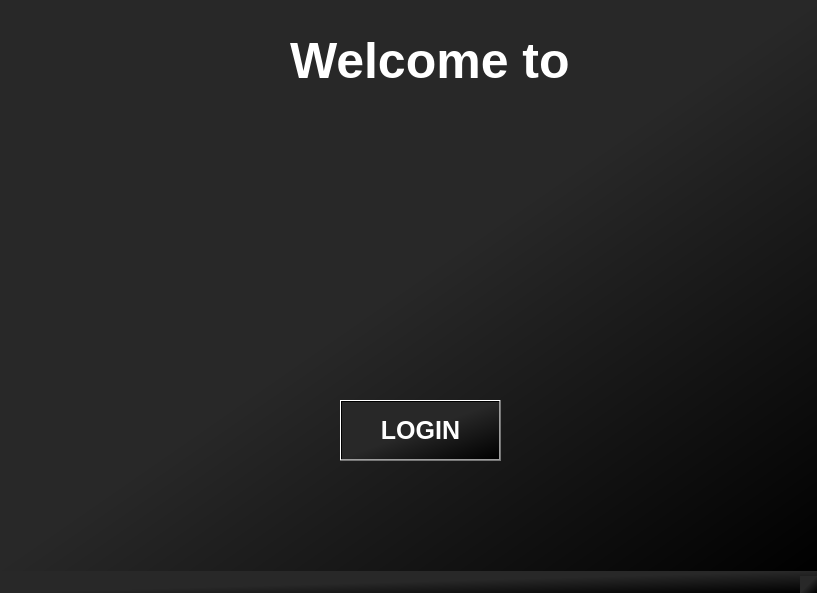
<?xml version="1.0" encoding="UTF-8"?>
<ui version="4.0">
 <class>MainWindow</class>
 <widget class="QMainWindow" name="MainWindow">
  <property name="geometry">
   <rect>
    <x>0</x>
    <y>0</y>
    <width>817</width>
    <height>593</height>
   </rect>
  </property>
  <property name="font">
   <font>
    <family>Arial</family>
    <pointsize>11</pointsize>
    <bold>true</bold>
   </font>
  </property>
  <property name="windowTitle">
   <string>MainWindow</string>
  </property>
  <property name="styleSheet">
   <string notr="true">background-color: rgb(100, 100, 100); /* Gray */
background-color: rgb(0, 0, 0);       /* Black */
background-color: qlineargradient(spread:pad, x1:0, y1:0, x2:1, y2:1, stop:0 rgba(80, 80, 80, 255), stop:1 rgba(0, 0, 0, 255)); /* Gray to Black */
background-color: qlineargradient(spread:reflect, x1:0, y1:0, x2:1, y2:1, stop:0.494318 rgba(40, 40, 40, 255), stop:1 rgba(0, 0, 0, 255)); /* Dark Gray to Black */
</string>
  </property>
  <widget class="QWidget" name="centralwidget">
   <widget class="QPushButton" name="pushButton2">
    <property name="geometry">
     <rect>
      <x>340</x>
      <y>400</y>
      <width>161</width>
      <height>61</height>
     </rect>
    </property>
    <property name="font">
     <font>
      <pointsize>-1</pointsize>
      <bold>true</bold>
     </font>
    </property>
    <property name="styleSheet">
     <string notr="true">font-size: 25px;
color: white;

</string>
    </property>
    <property name="text">
     <string>LOGIN</string>
    </property>
   </widget>
   <widget class="QLabel" name="label">
    <property name="geometry">
     <rect>
      <x>290</x>
      <y>20</y>
      <width>321</width>
      <height>81</height>
     </rect>
    </property>
    <property name="autoFillBackground">
     <bool>false</bool>
    </property>
    <property name="styleSheet">
     <string notr="true">font-size: 50px;
font-weight:900;
color: white;
background-color: transparent;

</string>
    </property>
    <property name="text">
     <string>Welcome to</string>
    </property>
   </widget>
   <widget class="QLabel" name="label_2">
    <property name="geometry">
     <rect>
      <x>0</x>
      <y>0</y>
      <width>821</width>
      <height>571</height>
     </rect>
    </property>
    <property name="font">
     <font>
      <bold>true</bold>
     </font>
    </property>
    <property name="text">
     <string/>
    </property>
    <property name="pixmap">
     <pixmap>../assets/Background.jpg</pixmap>
    </property>
    <property name="scaledContents">
     <bool>true</bool>
    </property>
   </widget>
   <widget class="QLabel" name="label_3">
    <property name="geometry">
     <rect>
      <x>290</x>
      <y>110</y>
      <width>261</width>
      <height>241</height>
     </rect>
    </property>
    <property name="styleSheet">
     <string notr="true">background-color: transparent;</string>
    </property>
    <property name="text">
     <string/>
    </property>
    <property name="pixmap">
     <pixmap>../assets/IMS_logo.png</pixmap>
    </property>
    <property name="scaledContents">
     <bool>true</bool>
    </property>
   </widget>
   <zorder>label_2</zorder>
   <zorder>pushButton2</zorder>
   <zorder>label</zorder>
   <zorder>label_3</zorder>
  </widget>
  <widget class="QMenuBar" name="menubar">
   <property name="geometry">
    <rect>
     <x>0</x>
     <y>0</y>
     <width>817</width>
     <height>25</height>
    </rect>
   </property>
  </widget>
  <widget class="QStatusBar" name="statusbar"/>
 </widget>
 <resources/>
 <connections/>
</ui>
